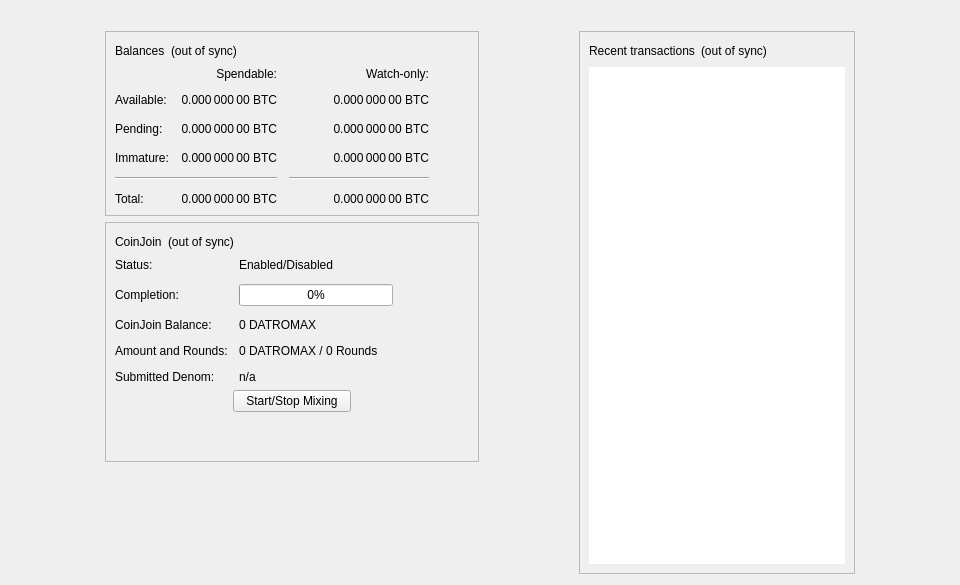
<?xml version="1.0" encoding="UTF-8"?>
<ui version="4.0">
 <class>OverviewPage</class>
 <widget class="QWidget" name="OverviewPage">
  <property name="geometry">
   <rect>
    <x>0</x>
    <y>0</y>
    <width>960</width>
    <height>585</height>
   </rect>
  </property>
  <property name="minimumSize">
   <size>
    <width>960</width>
    <height>0</height>
   </size>
  </property>
  <property name="windowTitle">
   <string>Form</string>
  </property>
  <layout class="QVBoxLayout" name="topLayout">
   <item>
    <widget class="QLabel" name="labelAlerts">
     <property name="visible">
      <bool>false</bool>
     </property>
     <property name="wordWrap">
      <bool>true</bool>
     </property>
     <property name="margin">
      <number>3</number>
     </property>
     <property name="textInteractionFlags">
      <set>Qt::TextSelectableByMouse</set>
     </property>
    </widget>
   </item>
   <item>
    <layout class="QHBoxLayout" name="horizontalLayout" stretch="1,0,1,0,1">
     <item>
      <spacer name="horizontalSpacerLeft">
       <property name="orientation">
        <enum>Qt::Horizontal</enum>
       </property>
       <property name="sizeType">
        <enum>QSizePolicy::Preferred</enum>
       </property>
       <property name="sizeHint" stdset="0">
        <size>
         <width>10</width>
         <height>20</height>
        </size>
       </property>
      </spacer>
     </item>
     <item>
      <layout class="QVBoxLayout" name="verticalLayout_2">
       <item>
        <widget class="QFrame" name="frame">
         <property name="frameShape">
          <enum>QFrame::StyledPanel</enum>
         </property>
         <property name="frameShadow">
          <enum>QFrame::Raised</enum>
         </property>
         <layout class="QVBoxLayout" name="verticalLayout_4">
          <item>
           <layout class="QHBoxLayout" name="horizontalLayout_4">
            <item>
             <widget class="QLabel" name="label_5">
              <property name="text">
               <string>Balances</string>
              </property>
             </widget>
            </item>
            <item>
             <widget class="QLabel" name="labelWalletStatus">
              <property name="toolTip">
               <string>The displayed information may be out of date. Your wallet automatically synchronizes with the Datromax network after a connection is established, but this process has not completed yet.</string>
              </property>
              <property name="text">
               <string notr="true">(out of sync)</string>
              </property>
              <property name="alignment">
               <set>Qt::AlignLeading|Qt::AlignLeft|Qt::AlignVCenter</set>
              </property>
             </widget>
            </item>
            <item>
             <spacer name="horizontalSpacer_3">
              <property name="orientation">
               <enum>Qt::Horizontal</enum>
              </property>
              <property name="sizeHint" stdset="0">
               <size>
                <width>40</width>
                <height>20</height>
               </size>
              </property>
             </spacer>
            </item>
           </layout>
          </item>
          <item>
           <layout class="QGridLayout" name="gridLayout">
            <property name="spacing">
             <number>12</number>
            </property>
            <item row="2" column="2">
             <widget class="QLabel" name="labelWatchPending">
              <property name="cursor">
               <cursorShape>IBeamCursor</cursorShape>
              </property>
              <property name="toolTip">
               <string>Unconfirmed transactions to watch-only addresses</string>
              </property>
              <property name="text">
               <string notr="true">0.000 000 00 BTC</string>
              </property>
              <property name="alignment">
               <set>Qt::AlignRight|Qt::AlignTrailing|Qt::AlignVCenter</set>
              </property>
              <property name="textInteractionFlags">
               <set>Qt::LinksAccessibleByMouse|Qt::TextSelectableByKeyboard|Qt::TextSelectableByMouse</set>
              </property>
             </widget>
            </item>
            <item row="2" column="1">
             <widget class="QLabel" name="labelUnconfirmed">
              <property name="cursor">
               <cursorShape>IBeamCursor</cursorShape>
              </property>
              <property name="toolTip">
               <string>Total of transactions that have yet to be confirmed, and do not yet count toward the spendable balance</string>
              </property>
              <property name="text">
               <string notr="true">0.000 000 00 BTC</string>
              </property>
              <property name="alignment">
               <set>Qt::AlignRight|Qt::AlignTrailing|Qt::AlignVCenter</set>
              </property>
              <property name="textInteractionFlags">
               <set>Qt::LinksAccessibleByMouse|Qt::TextSelectableByKeyboard|Qt::TextSelectableByMouse</set>
              </property>
             </widget>
            </item>
            <item row="3" column="2">
             <widget class="QLabel" name="labelWatchImmature">
              <property name="cursor">
               <cursorShape>IBeamCursor</cursorShape>
              </property>
              <property name="toolTip">
               <string>Mined balance in watch-only addresses that has not yet matured</string>
              </property>
              <property name="text">
               <string notr="true">0.000 000 00 BTC</string>
              </property>
              <property name="alignment">
               <set>Qt::AlignRight|Qt::AlignTrailing|Qt::AlignVCenter</set>
              </property>
              <property name="textInteractionFlags">
               <set>Qt::LinksAccessibleByMouse|Qt::TextSelectableByKeyboard|Qt::TextSelectableByMouse</set>
              </property>
             </widget>
            </item>
            <item row="4" column="0" colspan="2">
             <widget class="Line" name="lineSpendableBalance">
              <property name="orientation">
               <enum>Qt::Horizontal</enum>
              </property>
             </widget>
            </item>
            <item row="4" column="2">
             <widget class="Line" name="lineWatchBalance">
              <property name="sizePolicy">
               <sizepolicy hsizetype="Preferred" vsizetype="Fixed">
                <horstretch>0</horstretch>
                <verstretch>0</verstretch>
               </sizepolicy>
              </property>
              <property name="minimumSize">
               <size>
                <width>140</width>
                <height>0</height>
               </size>
              </property>
              <property name="orientation">
               <enum>Qt::Horizontal</enum>
              </property>
             </widget>
            </item>
            <item row="5" column="0">
             <widget class="QLabel" name="labelTotalText">
              <property name="text">
               <string>Total:</string>
              </property>
             </widget>
            </item>
            <item row="3" column="1">
             <widget class="QLabel" name="labelImmature">
              <property name="cursor">
               <cursorShape>IBeamCursor</cursorShape>
              </property>
              <property name="toolTip">
               <string>Mined balance that has not yet matured</string>
              </property>
              <property name="text">
               <string notr="true">0.000 000 00 BTC</string>
              </property>
              <property name="alignment">
               <set>Qt::AlignRight|Qt::AlignTrailing|Qt::AlignVCenter</set>
              </property>
              <property name="textInteractionFlags">
               <set>Qt::LinksAccessibleByMouse|Qt::TextSelectableByKeyboard|Qt::TextSelectableByMouse</set>
              </property>
             </widget>
            </item>
            <item row="2" column="3">
             <spacer name="horizontalSpacer_2">
              <property name="orientation">
               <enum>Qt::Horizontal</enum>
              </property>
              <property name="sizeHint" stdset="0">
               <size>
                <width>40</width>
                <height>20</height>
               </size>
              </property>
             </spacer>
            </item>
            <item row="3" column="0">
             <widget class="QLabel" name="labelImmatureText">
              <property name="text">
               <string>Immature:</string>
              </property>
             </widget>
            </item>
            <item row="5" column="1">
             <widget class="QLabel" name="labelTotal">
              <property name="cursor">
               <cursorShape>IBeamCursor</cursorShape>
              </property>
              <property name="toolTip">
               <string>Your current total balance</string>
              </property>
              <property name="text">
               <string notr="true">0.000 000 00 BTC</string>
              </property>
              <property name="alignment">
               <set>Qt::AlignRight|Qt::AlignTrailing|Qt::AlignVCenter</set>
              </property>
              <property name="textInteractionFlags">
               <set>Qt::LinksAccessibleByMouse|Qt::TextSelectableByKeyboard|Qt::TextSelectableByMouse</set>
              </property>
             </widget>
            </item>
            <item row="5" column="2">
             <widget class="QLabel" name="labelWatchTotal">
              <property name="cursor">
               <cursorShape>IBeamCursor</cursorShape>
              </property>
              <property name="toolTip">
               <string>Current total balance in watch-only addresses</string>
              </property>
              <property name="text">
               <string notr="true">0.000 000 00 BTC</string>
              </property>
              <property name="alignment">
               <set>Qt::AlignRight|Qt::AlignTrailing|Qt::AlignVCenter</set>
              </property>
              <property name="textInteractionFlags">
               <set>Qt::LinksAccessibleByMouse|Qt::TextSelectableByKeyboard|Qt::TextSelectableByMouse</set>
              </property>
             </widget>
            </item>
            <item row="0" column="2">
             <widget class="QLabel" name="labelWatchonly">
              <property name="text">
               <string>Watch-only:</string>
              </property>
              <property name="alignment">
               <set>Qt::AlignRight|Qt::AlignTrailing|Qt::AlignVCenter</set>
              </property>
             </widget>
            </item>
            <item row="1" column="0">
             <widget class="QLabel" name="labelBalanceText">
              <property name="text">
               <string>Available:</string>
              </property>
             </widget>
            </item>
            <item row="1" column="1">
             <widget class="QLabel" name="labelBalance">
              <property name="cursor">
               <cursorShape>IBeamCursor</cursorShape>
              </property>
              <property name="toolTip">
               <string>Your current spendable balance</string>
              </property>
              <property name="text">
               <string notr="true">0.000 000 00 BTC</string>
              </property>
              <property name="alignment">
               <set>Qt::AlignRight|Qt::AlignTrailing|Qt::AlignVCenter</set>
              </property>
              <property name="textInteractionFlags">
               <set>Qt::LinksAccessibleByMouse|Qt::TextSelectableByKeyboard|Qt::TextSelectableByMouse</set>
              </property>
             </widget>
            </item>
            <item row="1" column="2">
             <widget class="QLabel" name="labelWatchAvailable">
              <property name="cursor">
               <cursorShape>IBeamCursor</cursorShape>
              </property>
              <property name="toolTip">
               <string>Your current balance in watch-only addresses</string>
              </property>
              <property name="text">
               <string notr="true">0.000 000 00 BTC</string>
              </property>
              <property name="alignment">
               <set>Qt::AlignRight|Qt::AlignTrailing|Qt::AlignVCenter</set>
              </property>
              <property name="textInteractionFlags">
               <set>Qt::LinksAccessibleByMouse|Qt::TextSelectableByKeyboard|Qt::TextSelectableByMouse</set>
              </property>
             </widget>
            </item>
            <item row="2" column="0">
             <widget class="QLabel" name="labelPendingText">
              <property name="text">
               <string>Pending:</string>
              </property>
             </widget>
            </item>
            <item row="0" column="1">
             <widget class="QLabel" name="labelSpendable">
              <property name="text">
               <string>Spendable:</string>
              </property>
              <property name="alignment">
               <set>Qt::AlignRight|Qt::AlignTrailing|Qt::AlignVCenter</set>
              </property>
             </widget>
            </item>
           </layout>
          </item>
         </layout>
        </widget>
       </item>
       <item>
        <widget class="QFrame" name="frameCoinJoin">
         <property name="layoutDirection">
          <enum>Qt::LeftToRight</enum>
         </property>
         <property name="frameShape">
          <enum>QFrame::StyledPanel</enum>
         </property>
         <property name="frameShadow">
          <enum>QFrame::Raised</enum>
         </property>
         <layout class="QVBoxLayout" name="VerticalLayout_PS1">
          <item>
           <layout class="QHBoxLayout" name="horizontalLayout_5">
            <item>
             <widget class="QLabel" name="labelCoinJoinHeader">
              <property name="text">
               <string notr="true">CoinJoin</string>
              </property>
             </widget>
            </item>
            <item>
             <widget class="QLabel" name="labelCoinJoinSyncStatus">
              <property name="toolTip">
               <string>The displayed information may be out of date. Your wallet automatically synchronizes with the Datromax network after a connection is established, but this process has not completed yet.</string>
              </property>
              <property name="text">
               <string notr="true">(out of sync)</string>
              </property>
              <property name="alignment">
               <set>Qt::AlignLeading|Qt::AlignLeft|Qt::AlignVCenter</set>
              </property>
             </widget>
            </item>
            <item>
             <spacer name="horizontalSpacer_4">
              <property name="orientation">
               <enum>Qt::Horizontal</enum>
              </property>
              <property name="sizeHint" stdset="0">
               <size>
                <width>40</width>
                <height>20</height>
               </size>
              </property>
             </spacer>
            </item>
           </layout>
          </item>
          <item>
           <layout class="QFormLayout" name="coinJoinFormLayout">
            <property name="fieldGrowthPolicy">
             <enum>QFormLayout::AllNonFixedFieldsGrow</enum>
            </property>
            <property name="horizontalSpacing">
             <number>11</number>
            </property>
            <property name="verticalSpacing">
             <number>12</number>
            </property>
            <item row="0" column="0">
             <widget class="QLabel" name="labelCoinJoinEnabledText">
              <property name="text">
               <string>Status:</string>
              </property>
             </widget>
            </item>
            <item row="0" column="1">
             <widget class="QLabel" name="labelCoinJoinEnabled">
              <property name="text">
               <string>Enabled/Disabled</string>
              </property>
             </widget>
            </item>
            <item row="1" column="0">
             <widget class="QLabel" name="labelCompletitionText">
              <property name="text">
               <string>Completion:</string>
              </property>
             </widget>
            </item>
            <item row="1" column="1">
             <widget class="QProgressBar" name="coinJoinProgress">
              <property name="maximumSize">
               <size>
                <width>154</width>
                <height>16777215</height>
               </size>
              </property>
              <property name="value">
               <number>0</number>
              </property>
             </widget>
            </item>
            <item row="2" column="0">
             <widget class="QLabel" name="labelAnonymizedText">
              <property name="text">
               <string notr="true">CoinJoin Balance:</string>
              </property>
             </widget>
            </item>
            <item row="2" column="1">
             <widget class="QLabel" name="labelAnonymized">
              <property name="text">
               <string notr="true">0 DATROMAX</string>
              </property>
             </widget>
            </item>
            <item row="3" column="0">
             <widget class="QLabel" name="labelAmountAndRoundsText">
              <property name="text">
               <string>Amount and Rounds:</string>
              </property>
             </widget>
            </item>
            <item row="3" column="1">
             <widget class="QLabel" name="labelAmountRounds">
              <property name="text">
               <string notr="true">0 DATROMAX / 0 Rounds</string>
              </property>
             </widget>
            </item>
            <item row="4" column="0">
             <widget class="QLabel" name="labelSubmittedDenomText">
              <property name="text">
               <string>Submitted Denom:</string>
              </property>
             </widget>
            </item>
            <item row="4" column="1">
             <widget class="QLabel" name="labelSubmittedDenom">
              <property name="toolTip">
               <string>The denominations you submitted to the Smartnode.&lt;br&gt;To mix, other users must submit the exact same denominations.</string>
              </property>
              <property name="text">
               <string>n/a</string>
              </property>
              <property name="wordWrap">
               <bool>true</bool>
              </property>
             </widget>
            </item>
           </layout>
          </item>
          <item>
           <layout class="QVBoxLayout" name="VerticalLayout_PS">
            <item>
             <layout class="QHBoxLayout" name="horizontalLayout_3">
              <property name="topMargin">
               <number>0</number>
              </property>
              <item>
               <spacer name="horizontalSpacer_5">
                <property name="orientation">
                 <enum>Qt::Horizontal</enum>
                </property>
                <property name="sizeHint" stdset="0">
                 <size>
                  <width>40</width>
                  <height>20</height>
                 </size>
                </property>
               </spacer>
              </item>
              <item>
               <widget class="QPushButton" name="toggleCoinJoin">
                <property name="sizePolicy">
                 <sizepolicy hsizetype="MinimumExpanding" vsizetype="Fixed">
                  <horstretch>0</horstretch>
                  <verstretch>0</verstretch>
                 </sizepolicy>
                </property>
                <property name="text">
                 <string>Start/Stop Mixing</string>
                </property>
               </widget>
              </item>
              <item>
               <spacer name="horizontalSpacer_6">
                <property name="orientation">
                 <enum>Qt::Horizontal</enum>
                </property>
                <property name="sizeHint" stdset="0">
                 <size>
                  <width>40</width>
                  <height>20</height>
                 </size>
                </property>
               </spacer>
              </item>
             </layout>
            </item>
            <item>
             <spacer name="verticalSpacer_3">
              <property name="orientation">
               <enum>Qt::Vertical</enum>
              </property>
              <property name="sizeHint" stdset="0">
               <size>
                <width>20</width>
                <height>40</height>
               </size>
              </property>
             </spacer>
            </item>
           </layout>
          </item>
         </layout>
        </widget>
       </item>
       <item>
        <spacer name="verticalSpacer">
         <property name="orientation">
          <enum>Qt::Vertical</enum>
         </property>
         <property name="sizeHint" stdset="0">
          <size>
           <width>20</width>
           <height>40</height>
          </size>
         </property>
        </spacer>
       </item>
      </layout>
     </item>
     <item>
      <spacer name="horizontalSpacerCenter">
       <property name="orientation">
        <enum>Qt::Horizontal</enum>
       </property>
       <property name="sizeHint" stdset="0">
        <size>
         <width>10</width>
         <height>20</height>
        </size>
       </property>
      </spacer>
     </item>
     <item>
      <layout class="QVBoxLayout" name="verticalLayout_3">
       <item>
        <widget class="QFrame" name="frame_2">
         <property name="frameShape">
          <enum>QFrame::StyledPanel</enum>
         </property>
         <property name="frameShadow">
          <enum>QFrame::Raised</enum>
         </property>
         <layout class="QVBoxLayout" name="verticalLayout">
          <item>
           <layout class="QHBoxLayout" name="horizontalLayout_2">
            <item>
             <widget class="QLabel" name="label_4">
              <property name="text">
               <string>Recent transactions</string>
              </property>
             </widget>
            </item>
            <item>
             <widget class="QLabel" name="labelTransactionsStatus">
              <property name="toolTip">
               <string>The displayed information may be out of date. Your wallet automatically synchronizes with the Datromax network after a connection is established, but this process has not completed yet.</string>
              </property>
              <property name="text">
               <string notr="true">(out of sync)</string>
              </property>
              <property name="alignment">
               <set>Qt::AlignLeading|Qt::AlignLeft|Qt::AlignVCenter</set>
              </property>
             </widget>
            </item>
            <item>
             <spacer name="horizontalSpacer">
              <property name="orientation">
               <enum>Qt::Horizontal</enum>
              </property>
              <property name="sizeHint" stdset="0">
               <size>
                <width>40</width>
                <height>20</height>
               </size>
              </property>
             </spacer>
            </item>
           </layout>
          </item>
          <item>
           <widget class="QListView" name="listTransactions">
            <property name="frameShape">
             <enum>QFrame::NoFrame</enum>
            </property>
            <property name="verticalScrollBarPolicy">
             <enum>Qt::ScrollBarAlwaysOff</enum>
            </property>
            <property name="horizontalScrollBarPolicy">
             <enum>Qt::ScrollBarAlwaysOff</enum>
            </property>
            <property name="selectionMode">
             <enum>QAbstractItemView::NoSelection</enum>
            </property>
           </widget>
          </item>
         </layout>
        </widget>
       </item>
      </layout>
     </item>
     <item>
      <spacer name="horizontalSpacerRight">
       <property name="orientation">
        <enum>Qt::Horizontal</enum>
       </property>
       <property name="sizeType">
        <enum>QSizePolicy::Preferred</enum>
       </property>
       <property name="sizeHint" stdset="0">
        <size>
         <width>10</width>
         <height>20</height>
        </size>
       </property>
      </spacer>
     </item>
    </layout>
   </item>
  </layout>
 </widget>
 <resources/>
 <connections/>
</ui>
